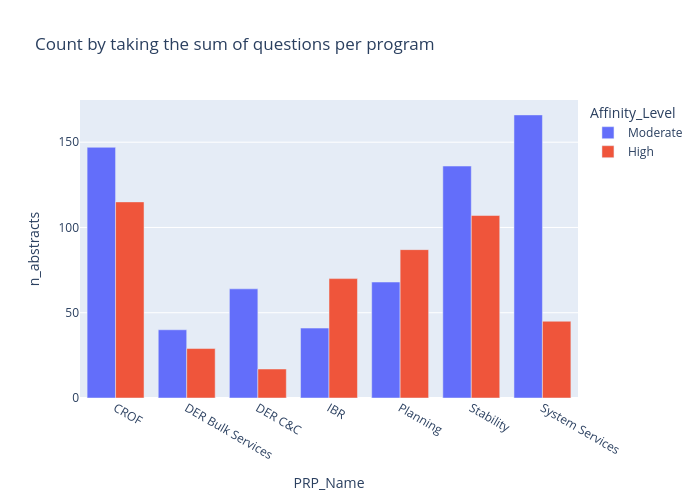

The notebook cell this image was saved under:
### Code cell
count_df = ra_adjudication_aggregated_df.groupby(['PRP_Name', 'Affinity_Level']).size().reset_index(name='n_abstracts')

fig = px.bar(count_df[(count_df['Affinity_Level'] != 'Low')],
       x = 'PRP_Name',
       y = 'n_abstracts',
       color = 'Affinity_Level',
       title='Count by taking the sum of questions per program',
       barmode='group',
       category_orders={
        'Affinity_Level': ['Moderate', 'High'],
        'source': ['prp', 'ra']
    },)
fig.update_layout(width=700, height=500)
fig.show()

### Figure 1 — Plotly figure (JSON) as saved in the notebook; plotly's stock layout.template omitted (floating-point values rounded to 4 significant figures)
{"data": [{"alignmentgroup": "True", "hovertemplate": "Affinity_Level=Moderate<br>PRP_Name=%{x}<br>n_abstracts=%{y}<extra></extra>", "legendgroup": "Moderate", "marker": {"color": "#636efa", "pattern": {"shape": ""}}, "name": "Moderate", "offsetgroup": "Moderate", "orientation": "v", "showlegend": true, "textposition": "auto", "type": "bar", "x": ["CROF", "DER Bulk Services", "DER C&C", "IBR", "Planning", "Stability", "System Services"], "xaxis": "x", "y": [147, 40, 64, 41, 68, 136, 166], "yaxis": "y"}, {"alignmentgroup": "True", "hovertemplate": "Affinity_Level=High<br>PRP_Name=%{x}<br>n_abstracts=%{y}<extra></extra>", "legendgroup": "High", "marker": {"color": "#EF553B", "pattern": {"shape": ""}}, "name": "High", "offsetgroup": "High", "orientation": "v", "showlegend": true, "textposition": "auto", "type": "bar", "x": ["CROF", "DER Bulk Services", "DER C&C", "IBR", "Planning", "Stability", "System Services"], "xaxis": "x", "y": [115, 29, 17, 70, 87, 107, 45], "yaxis": "y"}], "layout": {"barmode": "group", "height": 500, "legend": {"title": {"text": "Affinity_Level"}, "tracegroupgap": 0}, "title": {"text": "Count by taking the sum of questions per program"}, "width": 700, "xaxis": {"anchor": "y", "domain": [0, 1], "title": {"text": "PRP_Name"}}, "yaxis": {"anchor": "x", "domain": [0, 1], "title": {"text": "n_abstracts"}}}}
